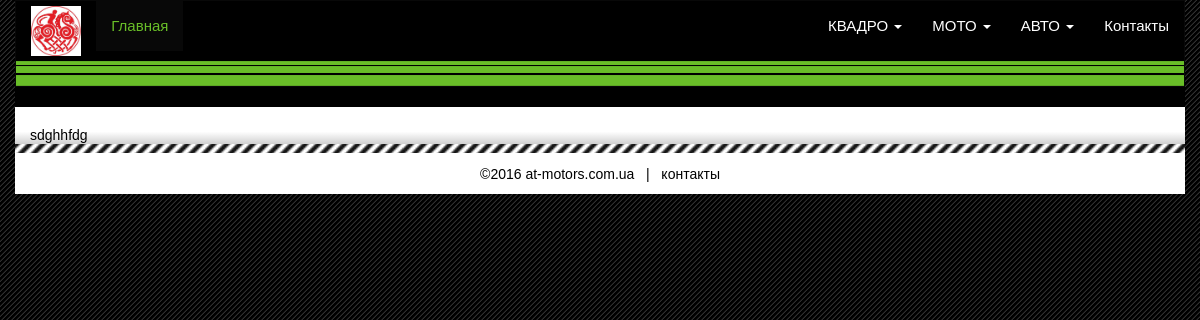
Page /view/14 on the committed database.
### tables this page shows
CREATE TABLE IF NOT EXISTS `category` (
  `id` int(11) NOT NULL,
  `parent_id` int(11) NOT NULL DEFAULT '0',
  `name` varchar(255) NOT NULL,
  `name_t` varchar(255) NOT NULL,
  `order` int(11) NOT NULL,
  `title` text NOT NULL,
  `description` text NOT NULL,
  `public` tinyint(1) NOT NULL DEFAULT '0',
  `hidden` tinyint(1) NOT NULL DEFAULT '0'
);

CREATE TABLE IF NOT EXISTS `pages` (
  `id` int(11) NOT NULL,
  `category_id` int(11) NOT NULL,
  `name` varchar(255) NOT NULL,
  `text` text NOT NULL,
  `date` int(11) NOT NULL DEFAULT '0',
  `title` text NOT NULL,
  `description` text NOT NULL,
  `no_delete` tinyint(1) NOT NULL DEFAULT '0'
);

### application/controllers/Main.php (called while the page is built, shortened)
<?php
class Main extends CI_Controller {
     function __construct() {
          $this->load->model('pages_model');
     }
     public function view($id)
     {
          $this->load->view('index', ['content' => $this->pages_model->getOne($id)]);
     }
}

### index.php (called while the page is built, shortened)
<?php
require_once BASEPATH.'core/CodeIgniter.php';

### application/helpers/top_menu_helper.php (called while the page is built, shortened)
<?php  if (!defined('BASEPATH')) exit('No direct script access allowed');
if (! function_exists('top_menu_links'))
{
     function top_menu_links($admin = false)
     {
          $ci = & get_instance();
          $ci->load->model('category_model');
          $ci->load->model('pages_model');
          $template = ($admin) ? 'admin/inc/top_menu' : 'inc/top_menu';
          $list = $ci->category_model->get_list(true);
          foreach ($list as $key => $val) {
               $list[$key]->pages = $ci->pages_model->getListByCategory($val->id);
          }
          return $ci->load->view($template, ['categories_list' => $list], true);
     }
}

### application/models/Category_model.php (called while the page is built, shortened)
<?php
class Category_model extends CI_Model
{
    function get_list($only_public = false)
    {
        if ($only_public) {
            $this->db->where('public', 1);
        }
        $result = $this->db->where('parent_id', 0)
                           ->where('hidden', 0)
                           ->order_by('order', 'ASC')
                           ->get('category')
                           ->result();
        return $result;
    }
}

### application/models/Pages_model.php (called while the page is built, shortened)
<?php
class Pages_model extends CI_Model
{
    function getOne($id)
    {
        $res = $this->db->where('id', $id)
                    ->get('pages')
                    ->result();
        return isset($res[0]) ? $res[0] : false;
    }
}

### application/views/index.php (the view, shortened to what this page needs)
<? $this->load->view('inc/head'); ?>
</head>
<body>
     <? $this->load->view('inc/top'); ?>
     <div class="container main">
          <?=$content->text;?>
     </div>
</body>
</html>

### application/views/inc/top_menu.php (shortened to what this page needs)
<? foreach ($categories_list as $one_cat) { ?>
     <li class="dropdown">
          <a href="#" class="dropdown-toggle" data-toggle="dropdown" role="button" aria-haspopup="true" aria-expanded="false"><?=$one_cat->name;?> <span class="caret"></span></a>
     </li>
<? } ?>

### www/css/main.css (style rules this page uses)
* { font-family: arial,verdana,sans-serif !important; }
body { background: url('/www/images/bg.png'); }
.container { background: #000; }
.navbar-nav li { font-size: 15px; }
.navbar-nav a.dropdown-toggle { text-transform: uppercase; }
.navbar-inverse .navbar-nav > li > a { color: #fff; }
.main { padding-top: 20px; background: rgba(0, 0, 0, 0) linear-gradient(#fff, #fff, #fff, #d0d0d0) repeat scroll left center; font: 14px/17px delta_prolight,arial,sans-serif; color: #000; }

### rows in the picture
category: name "КВАДРО"
category: name "МОТО"
category: name "АВТО"
pages: text "sdghhfdg"
